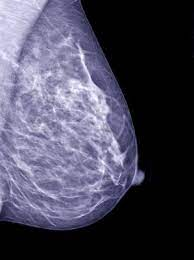
#> input picture BaiTest_so3/Pic/Pic_T2.jpeg, 194 x 260 px
$ jupyter execute --allow-errors 01_2121050054_NguyenVietAnh_BaiTest_so3.ipynb
#> lines starting #> are read from the running program, lines starting #| are printed output that depends on the picture; after the words box and inside, x2 and y2 are one past the last pixel; in counts of white or black regions, pixels touching at a corner belong together
<h1><center>MÔN HỌC: THỊ GIÁC MÁY TÍNH-7080518</center></h1>
<h2><center>BÀI TEST - Số 3</center></h2>

------------

**THÔNG TIN SINH VIÊN:**
1. Mã sinh viên : 2121050054
2. Họ tên sinh viên: Nguyễn Việt Anh
3. Ngày sinh : 14/03/2003
4. Lớp : DCCTKH66
5. Nhóm môn học : 01

# Bài 1:

[cell 1]
import cv2
import numpy as np
import matplotlib.pyplot as plt

[cell 2]
img = cv2.imread('Pic/Pic_T1.png',1)
#> (the rest of this cell did not finish here and is left out)

#> (a cell that did not finish here is left out)

#> (a cell that did not finish here is left out)

#> (a cell that did not finish here is left out)

#> (a cell that did not finish here is left out)

#> (a cell that did not finish here is left out)

#> (a cell that did not finish here is left out)

# Bài 2

[cell 9]
img = cv2.imread('Pic/Pic_T2.jpeg',0)
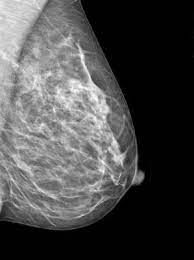
#> img: shape (260, 194); min 0, max 255, mean 74.1
plt.imshow(img,cmap='gray')

[cell 10]
plt.hist(img.ravel(),256,[0,255])
plt.show()
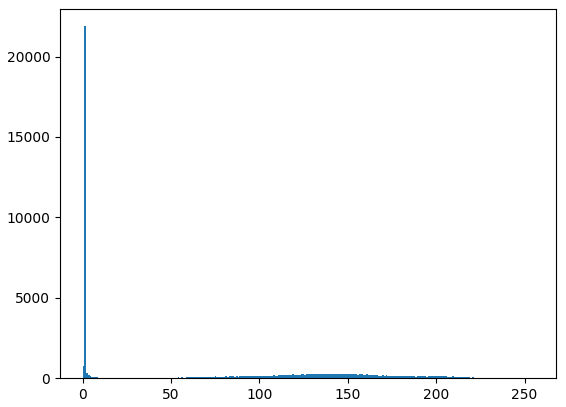
#> figure drawn by matplotlib, 1 panel; tallest bar 21888 high, from x = 0.996 to 1.99

[cell 11]
T,pic = cv2.threshold(img,20,255,cv2.THRESH_BINARY_INV)
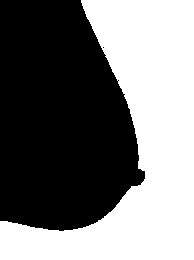
#> pic: shape (260, 194); 47.2% white; 1 white region, box (x1, y1, x2, y2) and area: (0, 0, 194, 260) 23805
img_blur = cv2.GaussianBlur(pic,(7,7),0)
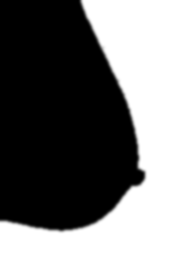
#> img_blur: shape (260, 194); min 0, max 255, mean 120.3

sigma = 1.1
median = np.median(img_blur)
#> median = 0
lower = int(max(0,(1.0-sigma)*median))
#> lower = 0
upper = int(min(255,(1.0+sigma)*median))
#> upper = 0
auto_canny = cv2.Canny(img_blur,lower,upper,9)
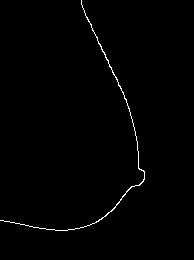
#> auto_canny: shape (260, 194); 0.78% white in thin lines or dots, all inside (x1, y1, x2, y2) = (0, 0, 145, 231)


plt.figure(figsize=(15,9))
plt.subplot(1,3,1)
plt.imshow(img,cmap='gray')
plt.title('Ảnh gốc')
plt.subplot(1,3,2)
plt.imshow(pic,cmap='gray')
plt.title('Ảnh cắt ngưỡng')
plt.subplot(1,3,3)
plt.imshow(auto_canny,cmap='gray')
plt.title('Ảnh phát hiện biên với Canny')

# Bài 3

Sinh viên sử dụng thị giác máy tính, thiết lập các tham số phù hợp để thực hiện
đếm số quả bóng trong hình Pic_T3.jpg

[cell 12]
image = cv2.imread('Pic/Pic_T3.jpg')
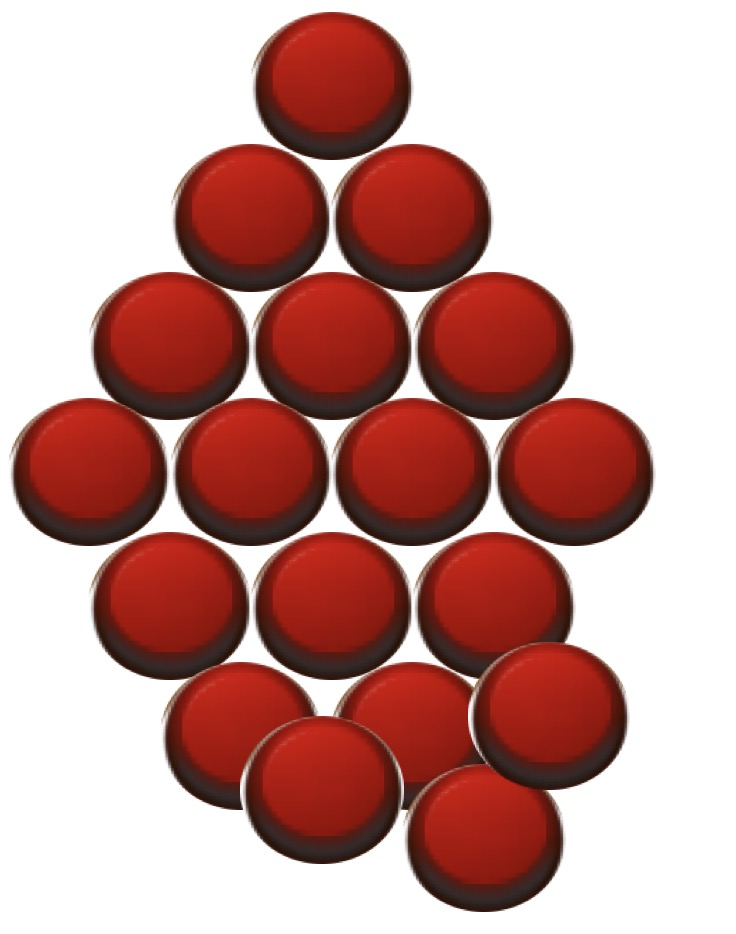
#> input picture BaiTest_so3/Pic/Pic_T3.jpg, 736 x 934 px
#> image is the input picture: shape (934, 736, 3); mean B, G, R 147.3, 151.7, 197

gray = cv2.cvtColor(image, cv2.COLOR_BGR2GRAY)
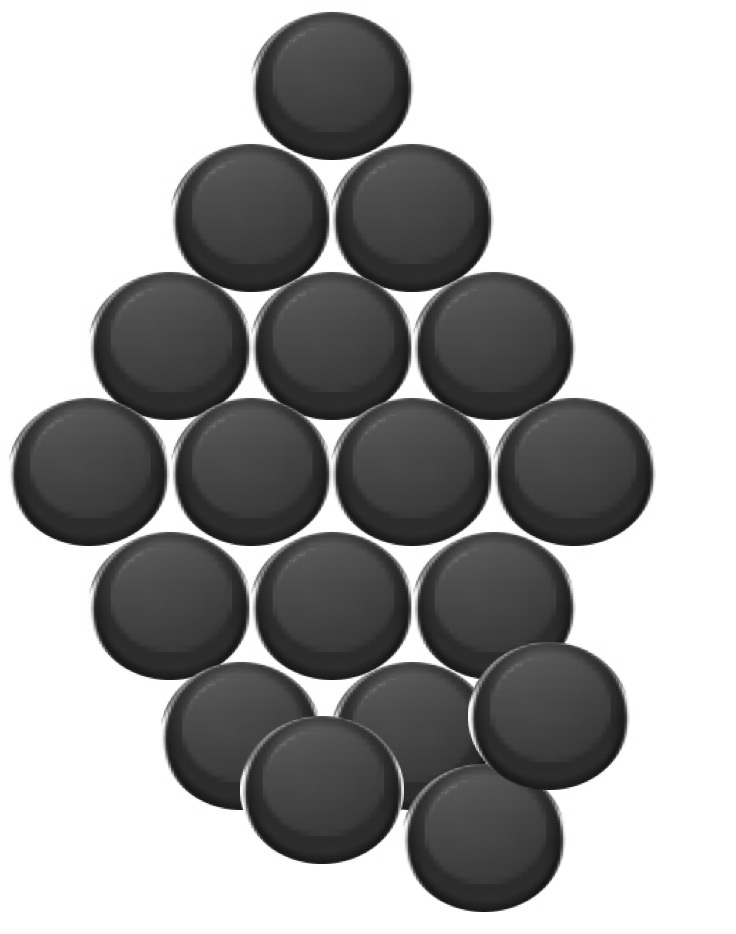
#> gray: shape (934, 736); min 17, max 255, mean 164.8
plt.figure(figsize=(10,10))
plt.subplot(2,2,1)
plt.imshow(gray, cmap='gray');
plt.title('Ảnh gốc')


blur = cv2.GaussianBlur(gray, (17,23), 0)
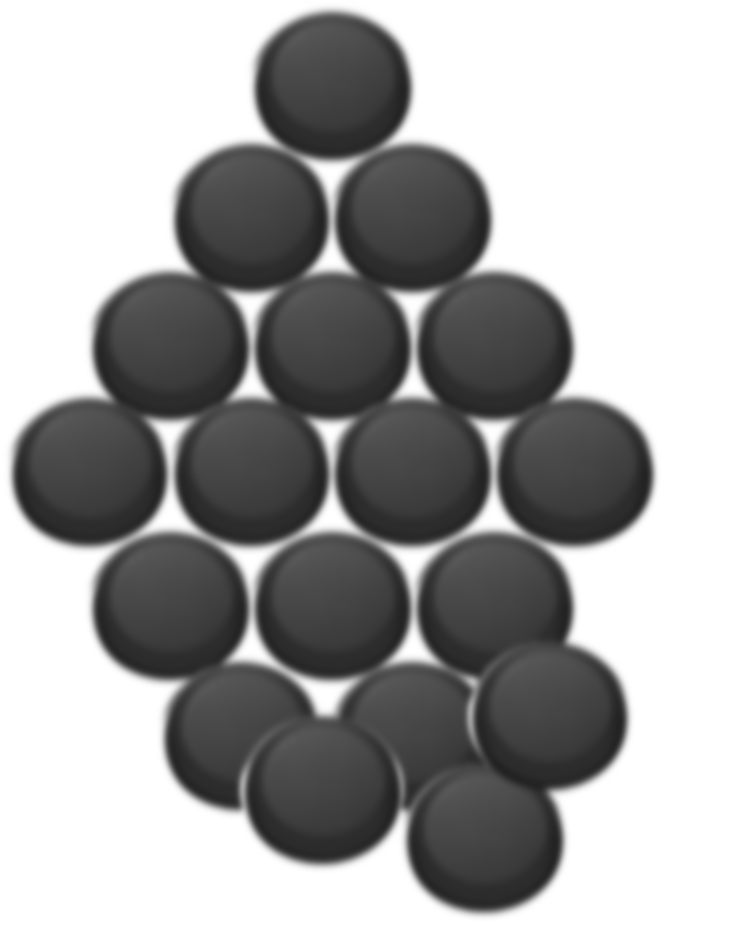
#> blur: shape (934, 736); min 34, max 255, mean 164.8
canny = cv2.Canny(blur, 80, 150, 3)
#> canny: shape (934, 736); 1.1% white in thin lines or dots, all inside (x1, y1, x2, y2) = (12, 11, 654, 913)
plt.subplot(2,2,2)
plt.imshow(canny, cmap='gray')
plt.title('Ảnh biên với Canny')


dilated = cv2.dilate(canny, (5,5), iterations = 5)
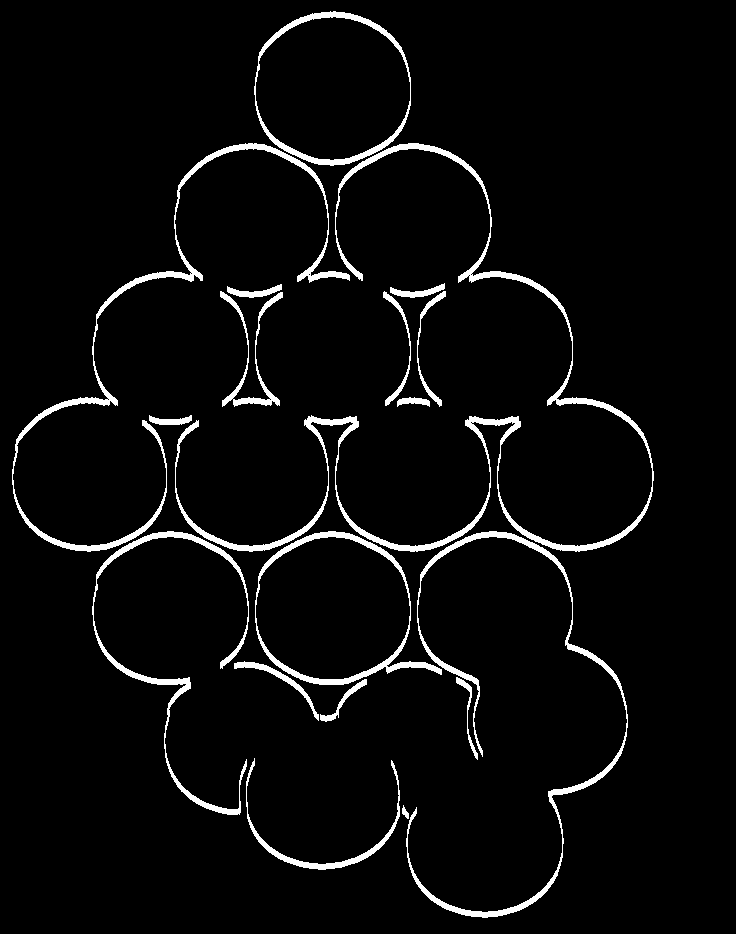
#> dilated: shape (934, 736); 4.2% white; 18 white regions
plt.subplot(2,2,3)
plt.imshow(dilated, cmap='gray')
plt.title('Ảnh làm đậm đường biên')


(cnt, heirarchy) = cv2.findContours(dilated.copy(),
                                    cv2.RETR_EXTERNAL,
                                    cv2.CHAIN_APPROX_NONE)
#> cnt = 18 contours; largest, box (x1, y1, x2, y2) and area: (255, 531, 442, 685) 19332, (254, 11, 411, 166) 19170, (175, 143, 654, 552) 6020, (12, 143, 350, 552) 3533, (406, 531, 628, 918) 2984

rgb = cv2.cvtColor(image, cv2.COLOR_BGR2RGB)
cv2.drawContours(rgb, cnt, -1, (200,0,0), 2)
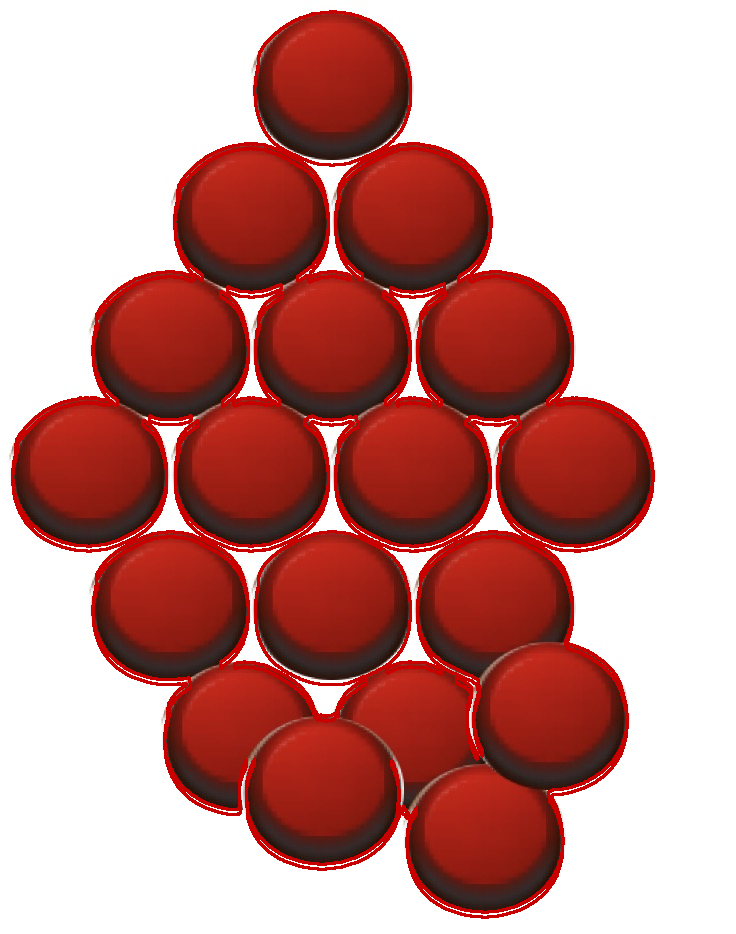
#> rgb: shape (934, 736, 3); mean R, G, B 198.9, 144, 140

plt.subplot(2,2,4)
plt.imshow(rgb)
plt.title('Ảnh chồng lấp countour')
plt.show()

print('Số lượng đồng xu trong ảnh là: ', len(cnt))
#| Số lượng đồng xu trong ảnh là:  18
